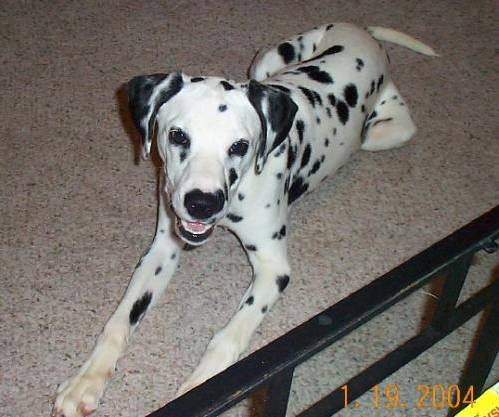
#> input picture Cnn model/Images/train/dogs/dog.3525.jpg, 499 x 417 px; its folder holds 4 pictures in this run
$ jupyter execute --allow-errors 'Model .ipynb'
#> lines starting #> are read from the running program, lines starting #| are printed output that depends on the picture
### Library

[cell 1]
from skimage.feature import hog
import numpy as np
import cv2
import matplotlib.pyplot as plt
from matplotlib import image as mpimg
import os
import glob
from sklearn.neighbors import KNeighborsClassifier
from sklearn import metrics

### Tested Showing an Image

#> (a cell that did not finish here is left out)

### Tested Resized Images

#> (a cell that did not finish here is left out)

### Extract HOG features from image

#> (a cell that did not finish here is left out)

### Load splitting image reszing and extracting HOG features from training dataset

[cell 5]
#Converting training dataset (dog) to hog data and image
train_data = []
#> train_data = []

dogs_set = []
for entry in glob.glob('C:/Users/User/Desktop/Recognition/CatDog/training_set/dogs/*.jpg'):
    image = np.array(mpimg.imread(entry))
#> image is the input picture: shape (417, 499, 3); mean R, G, B 116.5, 111.8, 105.9
    resized_image = cv2.resize(image, (50, 50))
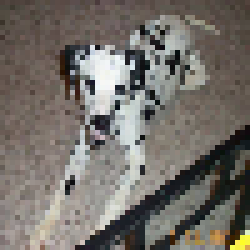
#> resized_image: shape (50, 50, 3) (shown 5 times larger); mean R, G, B 116.6, 111.7, 105.8
    fd = hog(resized_image, channel_axis=-1)
#> fd = 1296 values, max 0.262 at index 1151, min 0 at index 264, mean 0.0884
    dogs_set.append(fd)
#> pass 2 of the loop `for entry in glob.glob('C:/Users/User/Desktop/Recognition/CatDog/train..`:
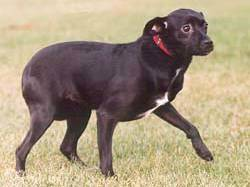
#> input picture Cnn model/Images/train/dogs/dog.3527.jpg, 250 x 187 px
#> image is the input picture: shape (187, 250, 3); mean R, G, B 166.6, 150.6, 127.1
#> `resized_image = cv2.resize(image, (50, 50))`:
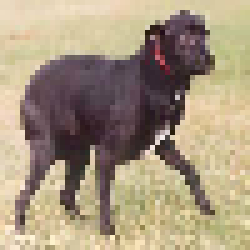
#> resized_image: shape (50, 50, 3) (shown 5 times larger); mean R, G, B 166.1, 150.1, 126.5
#> `fd = hog(resized_image, channel_axis=-1)`: fd = 1296 values, max 0.288 at index 29, min 0 at index 15, mean 0.0844
#> pass 3 of the loop `for entry in glob.glob('C:/Users/User/Desktop/Recognition/CatDog/train..`:
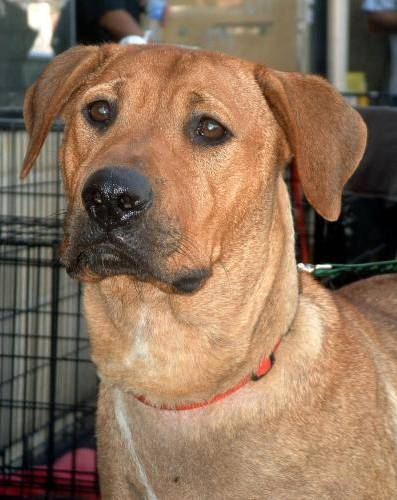
#> input picture Cnn model/Images/train/dogs/dog.3529.jpg, 397 x 500 px
#> image is the input picture: shape (500, 397, 3); mean R, G, B 139.9, 112.8, 89.5
#> `resized_image = cv2.resize(image, (50, 50))`:
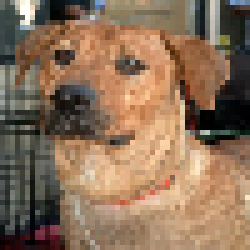
#> resized_image: shape (50, 50, 3) (shown 5 times larger); mean R, G, B 139.6, 112.5, 89.1
#> `fd = hog(resized_image, channel_axis=-1)`: fd = 1296 values, max 0.251 at index 252, min 0 at index 263, mean 0.095
#> the loop made 4 passes; the first 3 are shown

#Converting training dataset (cats) to hog data and image
cats_set = []
#> cats_set = []
for entry in glob.glob('C:/Users/User/Desktop/Recognition/CatDog/training_set/cats/*.jpg'):
    image = np.array(mpimg.imread(entry))
    resized_image = cv2.resize(image, (50, 50))
    fd = hog(resized_image, channel_axis=-1)
    cats_set.append(fd)

#Combine all of it into train_data
train_data = dogs_set + cats_set
print(len(train_data))

### Set the label to the traning data

[cell 6]
#Categories train data and initialize each data as one of 2 categories
train_label = []
for i in range(len(train_data)):
    if i < 4004:
        train_label.append('dog')
    else:
        train_label.append('cat')
print(len(train_label))

### Load splitting image reszing and extracting HOG features from testing dataset

[cell 7]
dogs_test = []
for entry in glob.glob('C:/Users/User/Desktop/Recognition/CatDog/test_set/dogs/*.jpg'):
    image = np.array(mpimg.imread(entry))
    resized_image = cv2.resize(image, (50,50))
    fd=hog(resized_image, channel_axis=-1)
#> fd = 1296 values, max 0.262 at index 1151, min 0 at index 264, mean 0.0884
    test_dict = {'data':fd, 'label':'dog'}
    dogs_test.append(test_dict)
#> pass 2 of the loop `for entry in glob.glob('C:/Users/User/Desktop/Recognition/CatDog/test_..`:
#> `fd=hog(resized_image, channel_axis=-1)`: fd = 1296 values, max 0.288 at index 29, min 0 at index 15, mean 0.0844
#> pass 3 of the loop `for entry in glob.glob('C:/Users/User/Desktop/Recognition/CatDog/test_..`:
#> `fd=hog(resized_image, channel_axis=-1)`: fd = 1296 values, max 0.251 at index 252, min 0 at index 263, mean 0.095
#> the loop made 4 passes; the first 3 are shown

cats_test = []
#> cats_test = []
for entry in glob.glob('C:/Users/User/Desktop/Recognition/CatDog/test_set/cats/*.jpg'):
    image = np.array(mpimg.imread(entry))
    resized_image = cv2.resize(image, (50,50))
    fd=hog(resized_image, channel_axis=-1)
    test_dict = {'data':fd, 'label':'cat'}
    dogs_test.append(test_dict)

test_data = dogs_test + cats_test
print(len(test_data))

### Set the Label to the testing dataset

[cell 8]
test_features = []
test_labels = []
for i in test_data:
    test_labels.append(i['label'])
    test_features.append(i['data'])
print(len(test_features))

### Model Training and Evaluation (Euclidean)

[cell 9]
axis=[]
f_euclidean = []
accurate = []
matrix = []

#> (the rest of this cell did not finish here and is left out)

### Show the the accuracy on each K

[cell 10]
for i in range(len(f_euclidean)):
    print('K=', i+1, ', F1 SCORE=', f_euclidean[i], ', ACCURACY=', accurate[i], 'COFUSION MATRIX:', matrix[i])
